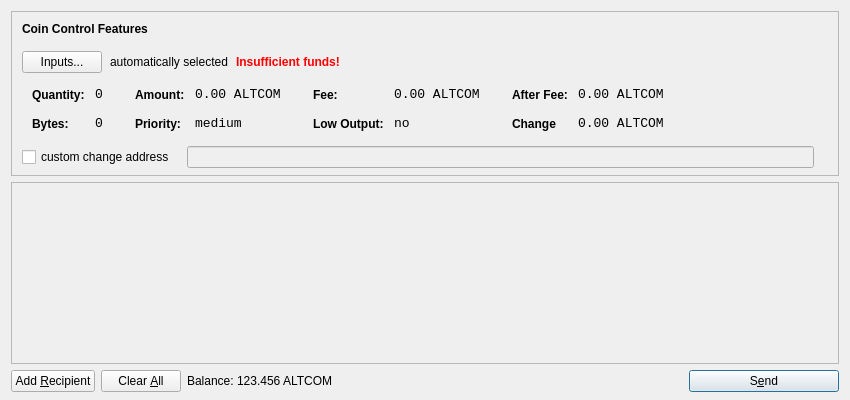
<?xml version="1.0" encoding="UTF-8"?>
<ui version="4.0">
 <class>SendCoinsDialog</class>
 <widget class="QDialog" name="SendCoinsDialog">
  <property name="geometry">
   <rect>
    <x>0</x>
    <y>0</y>
    <width>850</width>
    <height>400</height>
   </rect>
  </property>
  <property name="windowTitle">
   <string>Send Coins</string>
  </property>
  <layout class="QVBoxLayout" name="verticalLayout" stretch="0,1,0">
   <property name="bottomMargin">
    <number>8</number>
   </property>
   <item>
    <widget class="QFrame" name="frameCoinControl">
     <property name="sizePolicy">
      <sizepolicy hsizetype="Expanding" vsizetype="Expanding">
       <horstretch>0</horstretch>
       <verstretch>0</verstretch>
      </sizepolicy>
     </property>
     <property name="maximumSize">
      <size>
       <width>16777215</width>
       <height>16777215</height>
      </size>
     </property>
     <property name="frameShape">
      <enum>QFrame::StyledPanel</enum>
     </property>
     <property name="frameShadow">
      <enum>QFrame::Sunken</enum>
     </property>
     <layout class="QVBoxLayout" name="verticalLayoutCoinControl2">
      <property name="spacing">
       <number>6</number>
      </property>
      <property name="leftMargin">
       <number>0</number>
      </property>
      <property name="topMargin">
       <number>0</number>
      </property>
      <property name="rightMargin">
       <number>0</number>
      </property>
      <property name="bottomMargin">
       <number>6</number>
      </property>
      <item>
       <layout class="QVBoxLayout" name="verticalLayoutCoinControl" stretch="0,0,0,0,1">
        <property name="spacing">
         <number>0</number>
        </property>
        <property name="leftMargin">
         <number>10</number>
        </property>
        <property name="topMargin">
         <number>10</number>
        </property>
        <item>
         <layout class="QHBoxLayout" name="horizontalLayoutCoinControl1">
          <property name="bottomMargin">
           <number>15</number>
          </property>
          <item>
           <widget class="QLabel" name="labelCoinControlFeatures">
            <property name="sizePolicy">
             <sizepolicy hsizetype="Preferred" vsizetype="Maximum">
              <horstretch>0</horstretch>
              <verstretch>0</verstretch>
             </sizepolicy>
            </property>
            <property name="font">
             <font>
              <weight>75</weight>
              <bold>true</bold>
             </font>
            </property>
            <property name="styleSheet">
             <string notr="true">font-weight:bold;</string>
            </property>
            <property name="text">
             <string>Coin Control Features</string>
            </property>
           </widget>
          </item>
         </layout>
        </item>
        <item>
         <layout class="QHBoxLayout" name="horizontalLayoutCoinControl2" stretch="0,0,0,0">
          <property name="spacing">
           <number>8</number>
          </property>
          <property name="bottomMargin">
           <number>10</number>
          </property>
          <item>
           <widget class="QPushButton" name="pushButtonCoinControl">
            <property name="styleSheet">
             <string notr="true"/>
            </property>
            <property name="text">
             <string>Inputs...</string>
            </property>
           </widget>
          </item>
          <item>
           <widget class="QLabel" name="labelCoinControlAutomaticallySelected">
            <property name="text">
             <string>automatically selected</string>
            </property>
            <property name="margin">
             <number>5</number>
            </property>
           </widget>
          </item>
          <item>
           <widget class="QLabel" name="labelCoinControlInsuffFunds">
            <property name="font">
             <font>
              <weight>75</weight>
              <bold>true</bold>
             </font>
            </property>
            <property name="styleSheet">
             <string notr="true">color:red;font-weight:bold;</string>
            </property>
            <property name="text">
             <string>Insufficient funds!</string>
            </property>
            <property name="margin">
             <number>5</number>
            </property>
           </widget>
          </item>
          <item>
           <spacer name="horizontalSpacerCoinControl">
            <property name="orientation">
             <enum>Qt::Horizontal</enum>
            </property>
            <property name="sizeHint" stdset="0">
             <size>
              <width>40</width>
              <height>1</height>
             </size>
            </property>
           </spacer>
          </item>
         </layout>
        </item>
        <item>
         <widget class="QWidget" name="widgetCoinControl" native="true">
          <property name="sizePolicy">
           <sizepolicy hsizetype="Preferred" vsizetype="Preferred">
            <horstretch>0</horstretch>
            <verstretch>0</verstretch>
           </sizepolicy>
          </property>
          <property name="minimumSize">
           <size>
            <width>0</width>
            <height>0</height>
           </size>
          </property>
          <property name="styleSheet">
           <string notr="true"/>
          </property>
          <layout class="QHBoxLayout" name="horizontalLayoutCoinControl5">
           <property name="leftMargin">
            <number>0</number>
           </property>
           <property name="topMargin">
            <number>0</number>
           </property>
           <property name="rightMargin">
            <number>0</number>
           </property>
           <property name="bottomMargin">
            <number>0</number>
           </property>
           <item>
            <layout class="QHBoxLayout" name="horizontalLayoutCoinControl3" stretch="0,0,0,1">
             <property name="spacing">
              <number>20</number>
             </property>
             <property name="topMargin">
              <number>0</number>
             </property>
             <property name="bottomMargin">
              <number>10</number>
             </property>
             <item>
              <layout class="QFormLayout" name="formLayoutCoinControl1">
               <property name="horizontalSpacing">
                <number>10</number>
               </property>
               <property name="verticalSpacing">
                <number>14</number>
               </property>
               <property name="leftMargin">
                <number>10</number>
               </property>
               <property name="topMargin">
                <number>4</number>
               </property>
               <property name="rightMargin">
                <number>6</number>
               </property>
               <item row="0" column="0">
                <widget class="QLabel" name="labelCoinControlQuantityText">
                 <property name="styleSheet">
                  <string notr="true">font-weight:bold;</string>
                 </property>
                 <property name="text">
                  <string>Quantity:</string>
                 </property>
                 <property name="margin">
                  <number>0</number>
                 </property>
                </widget>
               </item>
               <item row="0" column="1">
                <widget class="QLabel" name="labelCoinControlQuantity">
                 <property name="font">
                  <font>
                   <family>Monospace</family>
                   <pointsize>10</pointsize>
                  </font>
                 </property>
                 <property name="cursor">
                  <cursorShape>IBeamCursor</cursorShape>
                 </property>
                 <property name="contextMenuPolicy">
                  <enum>Qt::ActionsContextMenu</enum>
                 </property>
                 <property name="text">
                  <string>0</string>
                 </property>
                 <property name="margin">
                  <number>0</number>
                 </property>
                 <property name="textInteractionFlags">
                  <set>Qt::LinksAccessibleByMouse|Qt::TextSelectableByKeyboard|Qt::TextSelectableByMouse</set>
                 </property>
                </widget>
               </item>
               <item row="1" column="0">
                <widget class="QLabel" name="labelCoinControlBytesText">
                 <property name="styleSheet">
                  <string notr="true">font-weight:bold;</string>
                 </property>
                 <property name="text">
                  <string>Bytes:</string>
                 </property>
                </widget>
               </item>
               <item row="1" column="1">
                <widget class="QLabel" name="labelCoinControlBytes">
                 <property name="font">
                  <font>
                   <family>Monospace</family>
                   <pointsize>10</pointsize>
                  </font>
                 </property>
                 <property name="cursor">
                  <cursorShape>IBeamCursor</cursorShape>
                 </property>
                 <property name="contextMenuPolicy">
                  <enum>Qt::ActionsContextMenu</enum>
                 </property>
                 <property name="text">
                  <string>0</string>
                 </property>
                 <property name="textInteractionFlags">
                  <set>Qt::LinksAccessibleByMouse|Qt::TextSelectableByKeyboard|Qt::TextSelectableByMouse</set>
                 </property>
                </widget>
               </item>
              </layout>
             </item>
             <item>
              <layout class="QFormLayout" name="formLayoutCoinControl2">
               <property name="horizontalSpacing">
                <number>10</number>
               </property>
               <property name="verticalSpacing">
                <number>14</number>
               </property>
               <property name="leftMargin">
                <number>6</number>
               </property>
               <property name="topMargin">
                <number>4</number>
               </property>
               <property name="rightMargin">
                <number>6</number>
               </property>
               <item row="0" column="0">
                <widget class="QLabel" name="labelCoinControlAmountText">
                 <property name="styleSheet">
                  <string notr="true">font-weight:bold;</string>
                 </property>
                 <property name="text">
                  <string>Amount:</string>
                 </property>
                 <property name="margin">
                  <number>0</number>
                 </property>
                </widget>
               </item>
               <item row="0" column="1">
                <widget class="QLabel" name="labelCoinControlAmount">
                 <property name="font">
                  <font>
                   <family>Monospace</family>
                   <pointsize>10</pointsize>
                  </font>
                 </property>
                 <property name="cursor">
                  <cursorShape>IBeamCursor</cursorShape>
                 </property>
                 <property name="contextMenuPolicy">
                  <enum>Qt::ActionsContextMenu</enum>
                 </property>
                 <property name="text">
                  <string notr="true">0.00 ALTCOM</string>
                 </property>
                 <property name="textInteractionFlags">
                  <set>Qt::LinksAccessibleByMouse|Qt::TextSelectableByKeyboard|Qt::TextSelectableByMouse</set>
                 </property>
                </widget>
               </item>
               <item row="1" column="0">
                <widget class="QLabel" name="labelCoinControlPriorityText">
                 <property name="styleSheet">
                  <string notr="true">font-weight:bold;</string>
                 </property>
                 <property name="text">
                  <string>Priority:</string>
                 </property>
                </widget>
               </item>
               <item row="1" column="1">
                <widget class="QLabel" name="labelCoinControlPriority">
                 <property name="font">
                  <font>
                   <family>Monospace</family>
                   <pointsize>10</pointsize>
                  </font>
                 </property>
                 <property name="cursor">
                  <cursorShape>IBeamCursor</cursorShape>
                 </property>
                 <property name="contextMenuPolicy">
                  <enum>Qt::ActionsContextMenu</enum>
                 </property>
                 <property name="text">
                  <string>medium</string>
                 </property>
                 <property name="textInteractionFlags">
                  <set>Qt::LinksAccessibleByMouse|Qt::TextSelectableByKeyboard|Qt::TextSelectableByMouse</set>
                 </property>
                </widget>
               </item>
              </layout>
             </item>
             <item>
              <layout class="QFormLayout" name="formLayoutCoinControl3">
               <property name="horizontalSpacing">
                <number>10</number>
               </property>
               <property name="verticalSpacing">
                <number>14</number>
               </property>
               <property name="leftMargin">
                <number>6</number>
               </property>
               <property name="topMargin">
                <number>4</number>
               </property>
               <property name="rightMargin">
                <number>6</number>
               </property>
               <item row="0" column="0">
                <widget class="QLabel" name="labelCoinControlFeeText">
                 <property name="styleSheet">
                  <string notr="true">font-weight:bold;</string>
                 </property>
                 <property name="text">
                  <string>Fee:</string>
                 </property>
                 <property name="margin">
                  <number>0</number>
                 </property>
                </widget>
               </item>
               <item row="0" column="1">
                <widget class="QLabel" name="labelCoinControlFee">
                 <property name="font">
                  <font>
                   <family>Monospace</family>
                   <pointsize>10</pointsize>
                  </font>
                 </property>
                 <property name="cursor">
                  <cursorShape>IBeamCursor</cursorShape>
                 </property>
                 <property name="contextMenuPolicy">
                  <enum>Qt::ActionsContextMenu</enum>
                 </property>
                 <property name="text">
                  <string notr="true">0.00 ALTCOM</string>
                 </property>
                 <property name="textInteractionFlags">
                  <set>Qt::LinksAccessibleByMouse|Qt::TextSelectableByKeyboard|Qt::TextSelectableByMouse</set>
                 </property>
                </widget>
               </item>
               <item row="1" column="0">
                <widget class="QLabel" name="labelCoinControlLowOutputText">
                 <property name="styleSheet">
                  <string notr="true">font-weight:bold;</string>
                 </property>
                 <property name="text">
                  <string>Low Output:</string>
                 </property>
                </widget>
               </item>
               <item row="1" column="1">
                <widget class="QLabel" name="labelCoinControlLowOutput">
                 <property name="font">
                  <font>
                   <family>Monospace</family>
                   <pointsize>10</pointsize>
                  </font>
                 </property>
                 <property name="cursor">
                  <cursorShape>IBeamCursor</cursorShape>
                 </property>
                 <property name="contextMenuPolicy">
                  <enum>Qt::ActionsContextMenu</enum>
                 </property>
                 <property name="text">
                  <string>no</string>
                 </property>
                 <property name="textInteractionFlags">
                  <set>Qt::LinksAccessibleByMouse|Qt::TextSelectableByKeyboard|Qt::TextSelectableByMouse</set>
                 </property>
                </widget>
               </item>
              </layout>
             </item>
             <item>
              <layout class="QFormLayout" name="formLayoutCoinControl4">
               <property name="horizontalSpacing">
                <number>10</number>
               </property>
               <property name="verticalSpacing">
                <number>14</number>
               </property>
               <property name="leftMargin">
                <number>6</number>
               </property>
               <property name="topMargin">
                <number>4</number>
               </property>
               <property name="rightMargin">
                <number>6</number>
               </property>
               <item row="0" column="0">
                <widget class="QLabel" name="labelCoinControlAfterFeeText">
                 <property name="styleSheet">
                  <string notr="true">font-weight:bold;</string>
                 </property>
                 <property name="text">
                  <string>After Fee:</string>
                 </property>
                 <property name="margin">
                  <number>0</number>
                 </property>
                </widget>
               </item>
               <item row="0" column="1">
                <widget class="QLabel" name="labelCoinControlAfterFee">
                 <property name="font">
                  <font>
                   <family>Monospace</family>
                   <pointsize>10</pointsize>
                  </font>
                 </property>
                 <property name="cursor">
                  <cursorShape>IBeamCursor</cursorShape>
                 </property>
                 <property name="contextMenuPolicy">
                  <enum>Qt::ActionsContextMenu</enum>
                 </property>
                 <property name="text">
                  <string notr="true">0.00 ALTCOM</string>
                 </property>
                 <property name="textInteractionFlags">
                  <set>Qt::LinksAccessibleByMouse|Qt::TextSelectableByKeyboard|Qt::TextSelectableByMouse</set>
                 </property>
                </widget>
               </item>
               <item row="1" column="0">
                <widget class="QLabel" name="labelCoinControlChangeText">
                 <property name="styleSheet">
                  <string notr="true">font-weight:bold;</string>
                 </property>
                 <property name="text">
                  <string>Change</string>
                 </property>
                </widget>
               </item>
               <item row="1" column="1">
                <widget class="QLabel" name="labelCoinControlChange">
                 <property name="font">
                  <font>
                   <family>Monospace</family>
                   <pointsize>10</pointsize>
                  </font>
                 </property>
                 <property name="cursor">
                  <cursorShape>IBeamCursor</cursorShape>
                 </property>
                 <property name="contextMenuPolicy">
                  <enum>Qt::ActionsContextMenu</enum>
                 </property>
                 <property name="text">
                  <string notr="true">0.00 ALTCOM</string>
                 </property>
                 <property name="textInteractionFlags">
                  <set>Qt::LinksAccessibleByMouse|Qt::TextSelectableByKeyboard|Qt::TextSelectableByMouse</set>
                 </property>
                </widget>
               </item>
              </layout>
             </item>
            </layout>
           </item>
          </layout>
         </widget>
        </item>
        <item>
         <layout class="QHBoxLayout" name="horizontalLayoutCoinControl4" stretch="0,0,0">
          <property name="spacing">
           <number>12</number>
          </property>
          <property name="sizeConstraint">
           <enum>QLayout::SetDefaultConstraint</enum>
          </property>
          <property name="topMargin">
           <number>5</number>
          </property>
          <property name="rightMargin">
           <number>5</number>
          </property>
          <item>
           <widget class="QCheckBox" name="checkBoxCoinControlChange">
            <property name="text">
             <string>custom change address</string>
            </property>
           </widget>
          </item>
          <item>
           <widget class="QLineEdit" name="lineEditCoinControlChange">
            <property name="enabled">
             <bool>false</bool>
            </property>
            <property name="sizePolicy">
             <sizepolicy hsizetype="Expanding" vsizetype="Fixed">
              <horstretch>0</horstretch>
              <verstretch>0</verstretch>
             </sizepolicy>
            </property>
           </widget>
          </item>
          <item>
           <widget class="QLabel" name="labelCoinControlChangeLabel">
            <property name="sizePolicy">
             <sizepolicy hsizetype="Preferred" vsizetype="Expanding">
              <horstretch>0</horstretch>
              <verstretch>0</verstretch>
             </sizepolicy>
            </property>
            <property name="minimumSize">
             <size>
              <width>0</width>
              <height>0</height>
             </size>
            </property>
            <property name="text">
             <string/>
            </property>
            <property name="margin">
             <number>3</number>
            </property>
           </widget>
          </item>
         </layout>
        </item>
        <item>
         <spacer name="verticalSpacerCoinControl">
          <property name="orientation">
           <enum>Qt::Vertical</enum>
          </property>
          <property name="sizeHint" stdset="0">
           <size>
            <width>800</width>
            <height>1</height>
           </size>
          </property>
         </spacer>
        </item>
       </layout>
      </item>
     </layout>
    </widget>
   </item>
   <item>
    <widget class="QScrollArea" name="scrollArea">
     <property name="widgetResizable">
      <bool>true</bool>
     </property>
     <widget class="QWidget" name="scrollAreaWidgetContents">
      <property name="geometry">
       <rect>
        <x>0</x>
        <y>0</y>
        <width>830</width>
        <height>172</height>
       </rect>
      </property>
      <layout class="QVBoxLayout" name="verticalLayout_2">
       <property name="leftMargin">
        <number>0</number>
       </property>
       <property name="topMargin">
        <number>0</number>
       </property>
       <property name="rightMargin">
        <number>0</number>
       </property>
       <property name="bottomMargin">
        <number>0</number>
       </property>
       <item>
        <layout class="QVBoxLayout" name="entries">
         <property name="spacing">
          <number>6</number>
         </property>
        </layout>
       </item>
       <item>
        <spacer name="verticalSpacer">
         <property name="orientation">
          <enum>Qt::Vertical</enum>
         </property>
         <property name="sizeHint" stdset="0">
          <size>
           <width>20</width>
           <height>40</height>
          </size>
         </property>
        </spacer>
       </item>
      </layout>
     </widget>
    </widget>
   </item>
   <item>
    <layout class="QHBoxLayout" name="horizontalLayout">
     <item>
      <widget class="QPushButton" name="addButton">
       <property name="toolTip">
        <string>Send to multiple recipients at once</string>
       </property>
       <property name="styleSheet">
        <string notr="true"/>
       </property>
       <property name="text">
        <string>Add &amp;Recipient</string>
       </property>
       <property name="autoDefault">
        <bool>false</bool>
       </property>
      </widget>
     </item>
     <item>
      <widget class="QPushButton" name="clearButton">
       <property name="sizePolicy">
        <sizepolicy hsizetype="Minimum" vsizetype="Fixed">
         <horstretch>0</horstretch>
         <verstretch>0</verstretch>
        </sizepolicy>
       </property>
       <property name="toolTip">
        <string>Remove all transaction fields</string>
       </property>
       <property name="styleSheet">
        <string notr="true"/>
       </property>
       <property name="text">
        <string>Clear &amp;All</string>
       </property>
       <property name="autoRepeatDelay">
        <number>300</number>
       </property>
       <property name="autoDefault">
        <bool>false</bool>
       </property>
      </widget>
     </item>
     <item>
      <layout class="QHBoxLayout" name="horizontalLayout_2">
       <property name="spacing">
        <number>3</number>
       </property>
       <item>
        <widget class="QLabel" name="label">
         <property name="sizePolicy">
          <sizepolicy hsizetype="Preferred" vsizetype="Fixed">
           <horstretch>0</horstretch>
           <verstretch>0</verstretch>
          </sizepolicy>
         </property>
         <property name="text">
          <string>Balance:</string>
         </property>
        </widget>
       </item>
       <item>
        <widget class="QLabel" name="labelBalance">
         <property name="sizePolicy">
          <sizepolicy hsizetype="Preferred" vsizetype="Fixed">
           <horstretch>0</horstretch>
           <verstretch>0</verstretch>
          </sizepolicy>
         </property>
         <property name="cursor">
          <cursorShape>IBeamCursor</cursorShape>
         </property>
         <property name="text">
          <string notr="true">123.456 ALTCOM</string>
         </property>
         <property name="textInteractionFlags">
          <set>Qt::LinksAccessibleByMouse|Qt::TextSelectableByKeyboard|Qt::TextSelectableByMouse</set>
         </property>
        </widget>
       </item>
      </layout>
     </item>
     <item>
      <spacer name="horizontalSpacer">
       <property name="orientation">
        <enum>Qt::Horizontal</enum>
       </property>
       <property name="sizeHint" stdset="0">
        <size>
         <width>40</width>
         <height>20</height>
        </size>
       </property>
      </spacer>
     </item>
     <item>
      <widget class="QPushButton" name="sendButton">
       <property name="minimumSize">
        <size>
         <width>150</width>
         <height>0</height>
        </size>
       </property>
       <property name="toolTip">
        <string>Confirm the send action</string>
       </property>
       <property name="styleSheet">
        <string notr="true"/>
       </property>
       <property name="text">
        <string>S&amp;end</string>
       </property>
       <property name="icon">
        <iconset resource="../altcommunitycoin.qrc">
         <normaloff>:/icons/send</normaloff>:/icons/send</iconset>
       </property>
       <property name="default">
        <bool>true</bool>
       </property>
      </widget>
     </item>
    </layout>
   </item>
  </layout>
 </widget>
 <resources>
  <include location="../altcommunitycoin.qrc"/>
 </resources>
 <connections/>
</ui>
